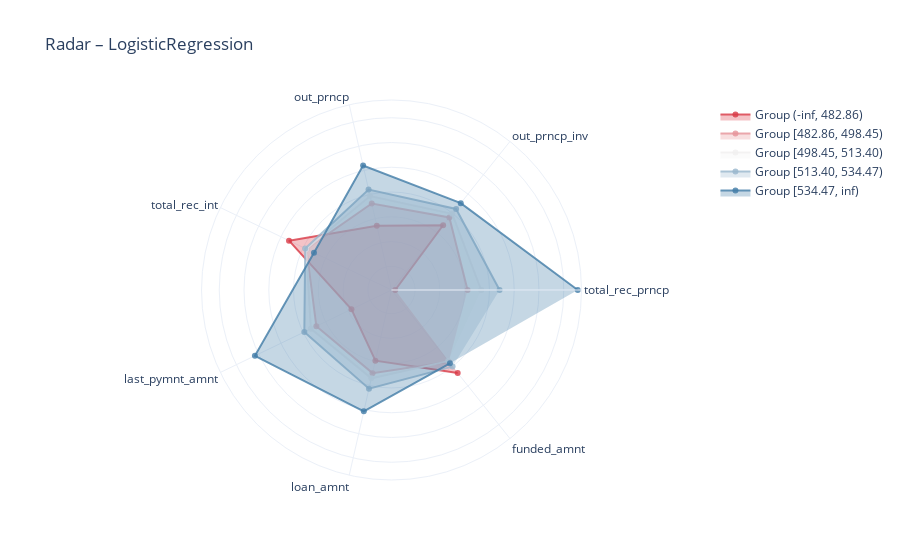
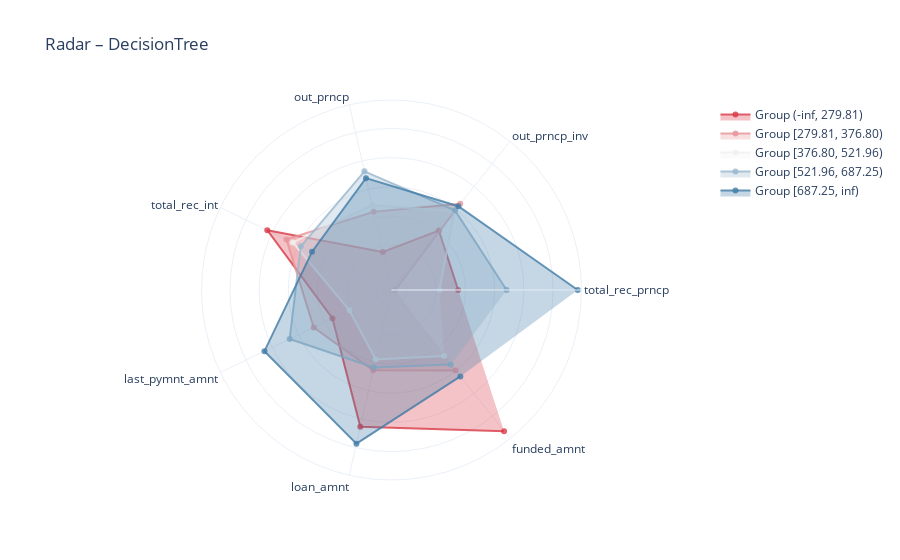
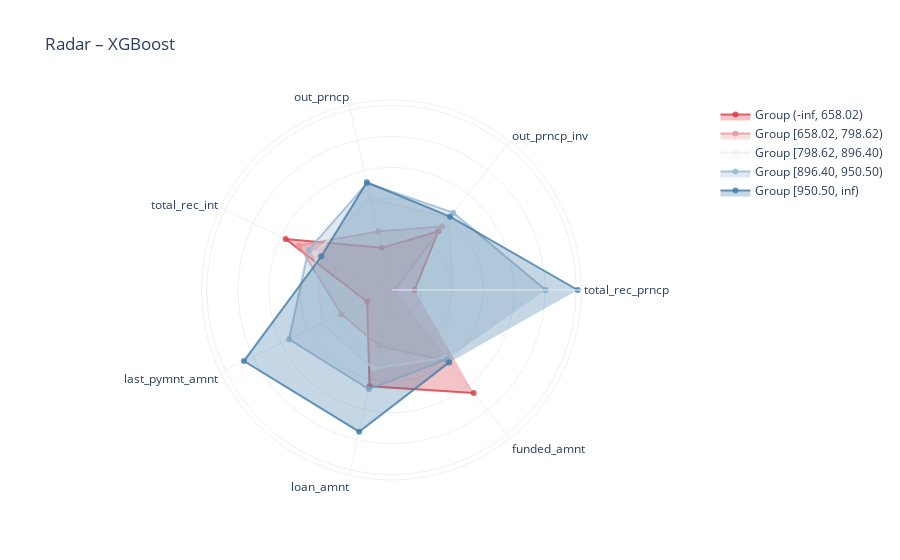
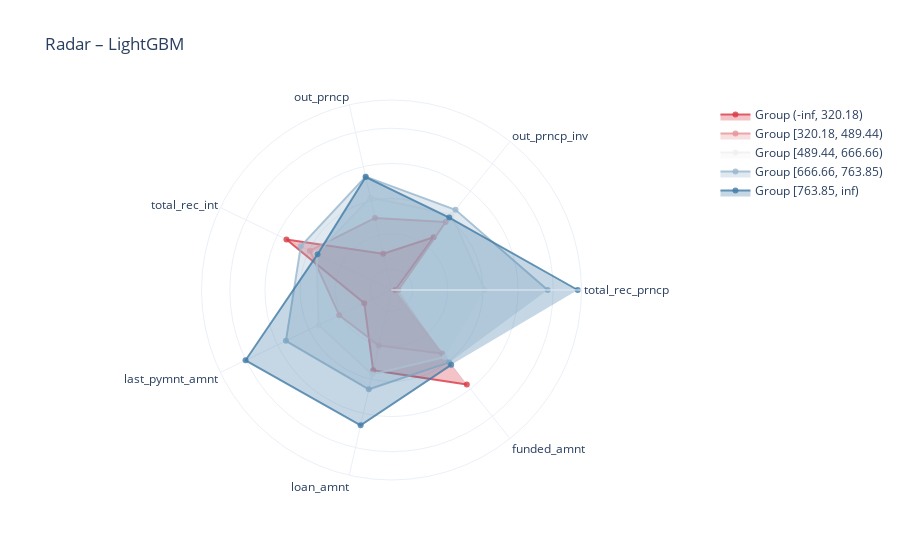

Notebook code for these charts, in order:
### Code cell
# --------------------------------------------------
# 9. LOOP DE TREINO + AVALIAÇÃO COM BinaryPerformanceEvaluator
# --------------------------------------------------
results = {}
for name, model in models.items():
    print(f"\n🔹  Treinando {name}")
    model.fit(X_train, y_train)

    evaluator = BinaryPerformanceEvaluator(
        model=model,
        df_train=df_train,
        df_test=df_test,
        target_col=TARGET,
        id_cols=["id"],
        date_col="date",
        homogeneous_group="auto",
    )

    metrics = evaluator.compute_metrics()
    results[name] = metrics

    radar = evaluator.plot_group_radar()
    radar.update_layout(title=f"Radar – {name}")
    radar.show()

# (opcional) métricas comparativas
#all_metrics = pd.concat(results, names=["model"])
#display(all_metrics)

### Figure 1 — Plotly figure (JSON) as saved in the notebook; plotly's stock layout.template omitted (floating-point values rounded to 4 significant figures)
{"data": [{"fill": "toself", "fillcolor": "rgba(217,58,70,0.3)", "line": {"color": "rgba(217,58,70,0.8)"}, "name": "Group (-inf, 482.86)", "r": [-0.7605, -0.1224, -0.2586, 0.1276, -0.432, -0.2057, 0.06618], "theta": ["total_rec_prncp", "out_prncp_inv", "out_prncp", "total_rec_int", "last_pymnt_amnt", "loan_amnt", "funded_amnt"], "type": "scatterpolar"}, {"fill": "toself", "fillcolor": "rgba(230,148,154,0.3)", "line": {"color": "rgba(230,148,154,0.8)"}, "name": "Group [482.86, 498.45)", "r": [-0.1766, -0.04145, -0.07487, -0.0285, -0.1173, -0.1022, -0.05007], "theta": ["total_rec_prncp", "out_prncp_inv", "out_prncp", "total_rec_int", "last_pymnt_amnt", "loan_amnt", "funded_amnt"], "type": "scatterpolar"}, {"fill": "toself", "fillcolor": "rgba(242,241,241,0.3)", "line": {"color": "rgba(242,241,241,0.8)"}, "name": "Group [498.45, 513.40)", "r": [-0.06638, -0.004041, -0.01292, -0.02562, -0.06795, -0.05915, -0.05633], "theta": ["total_rec_prncp", "out_prncp_inv", "out_prncp", "total_rec_int", "last_pymnt_amnt", "loan_amnt", "funded_amnt"], "type": "scatterpolar"}, {"fill": "toself", "fillcolor": "rgba(153,183,205,0.3)", "line": {"color": "rgba(153,183,205,0.8)"}, "name": "Group [513.40, 534.47)", "r": [0.08187, 0.04581, 0.04132, -0.01738, -0.0094, 0.02613, 0.0002773], "theta": ["total_rec_prncp", "out_prncp_inv", "out_prncp", "total_rec_int", "last_pymnt_amnt", "loan_amnt", "funded_amnt"], "type": "scatterpolar"}, {"fill": "toself", "fillcolor": "rgba(65,124,167,0.3)", "line": {"color": "rgba(65,124,167,0.8)"}, "name": "Group [534.47, inf)", "r": [0.713, 0.1063, 0.2397, -0.09601, 0.4333, 0.2143, -0.03415], "theta": ["total_rec_prncp", "out_prncp_inv", "out_prncp", "total_rec_int", "last_pymnt_amnt", "loan_amnt", "funded_amnt"], "type": "scatterpolar"}], "layout": {"polar": {"radialaxis": {"showticklabels": false}}, "title": {"text": "Radar – LogisticRegression"}}}

### Figure 2 — Plotly figure (JSON) as saved in the notebook; plotly's stock layout.template omitted (floating-point values rounded to 4 significant figures)
{"data": [{"fill": "toself", "fillcolor": "rgba(217,58,70,0.3)", "line": {"color": "rgba(217,58,70,0.8)"}, "name": "Group (-inf, 279.81)", "r": [-0.2501, -0.1858, -0.4397, 0.2377, -0.2579, 0.2536, 0.5299], "theta": ["total_rec_prncp", "out_prncp_inv", "out_prncp", "total_rec_int", "last_pymnt_amnt", "loan_amnt", "funded_amnt"], "type": "scatterpolar"}, {"fill": "toself", "fillcolor": "rgba(230,148,154,0.3)", "line": {"color": "rgba(230,148,154,0.8)"}, "name": "Group [279.81, 376.80)", "r": [-0.6812, 0.04787, -0.1571, 0.09237, -0.1151, -0.143, -0.002366], "theta": ["total_rec_prncp", "out_prncp_inv", "out_prncp", "total_rec_int", "last_pymnt_amnt", "loan_amnt", "funded_amnt"], "type": "scatterpolar"}, {"fill": "toself", "fillcolor": "rgba(242,241,241,0.3)", "line": {"color": "rgba(242,241,241,0.8)"}, "name": "Group [376.80, 521.96)", "r": [-0.3781, -0.01661, -0.1116, 0.04421, -0.3864, -0.2185, -0.1294], "theta": ["total_rec_prncp", "out_prncp_inv", "out_prncp", "total_rec_int", "last_pymnt_amnt", "loan_amnt", "funded_amnt"], "type": "scatterpolar"}, {"fill": "toself", "fillcolor": "rgba(153,183,205,0.3)", "line": {"color": "rgba(153,183,205,0.8)"}, "name": "Group [521.96, 687.25)", "r": [0.08181, -0.009345, 0.1268, -0.01724, 0.06756, -0.162, -0.05446], "theta": ["total_rec_prncp", "out_prncp_inv", "out_prncp", "total_rec_int", "last_pymnt_amnt", "loan_amnt", "funded_amnt"], "type": "scatterpolar"}, {"fill": "toself", "fillcolor": "rgba(65,124,167,0.3)", "line": {"color": "rgba(65,124,167,0.8)"}, "name": "Group [687.25, inf)", "r": [0.5692, 0.0275, 0.07905, -0.1025, 0.2592, 0.3731, 0.05018], "theta": ["total_rec_prncp", "out_prncp_inv", "out_prncp", "total_rec_int", "last_pymnt_amnt", "loan_amnt", "funded_amnt"], "type": "scatterpolar"}], "layout": {"polar": {"radialaxis": {"showticklabels": false}}, "title": {"text": "Radar – DecisionTree"}}}

### Figure 3 — Plotly figure (JSON) as saved in the notebook; plotly's stock layout.template omitted (floating-point values rounded to 4 significant figures)
{"data": [{"fill": "toself", "fillcolor": "rgba(217,58,70,0.3)", "line": {"color": "rgba(217,58,70,0.8)"}, "name": "Group (-inf, 658.02)", "r": [-0.4407, -0.105, -0.3113, 0.1675, -0.4157, 0.04644, 0.2598], "theta": ["total_rec_prncp", "out_prncp_inv", "out_prncp", "total_rec_int", "last_pymnt_amnt", "loan_amnt", "funded_amnt"], "type": "scatterpolar"}, {"fill": "toself", "fillcolor": "rgba(230,148,154,0.3)", "line": {"color": "rgba(230,148,154,0.8)"}, "name": "Group [658.02, 798.62)", "r": [-0.5656, -0.06584, -0.2035, 0.07221, -0.2312, -0.223, -0.00103], "theta": ["total_rec_prncp", "out_prncp_inv", "out_prncp", "total_rec_int", "last_pymnt_amnt", "loan_amnt", "funded_amnt"], "type": "scatterpolar"}, {"fill": "toself", "fillcolor": "rgba(242,241,241,0.3)", "line": {"color": "rgba(242,241,241,0.8)"}, "name": "Group [798.62, 896.40)", "r": [-0.1973, 0.005228, 0.01626, -0.04115, -0.09334, -0.06932, -0.03167], "theta": ["total_rec_prncp", "out_prncp_inv", "out_prncp", "total_rec_int", "last_pymnt_amnt", "loan_amnt", "funded_amnt"], "type": "scatterpolar"}, {"fill": "toself", "fillcolor": "rgba(153,183,205,0.3)", "line": {"color": "rgba(153,183,205,0.8)"}, "name": "Group [896.40, 950.50)", "r": [0.4034, 0.04789, 0.1161, 0.003509, 0.1431, 0.06627, -0.01822], "theta": ["total_rec_prncp", "out_prncp_inv", "out_prncp", "total_rec_int", "last_pymnt_amnt", "loan_amnt", "funded_amnt"], "type": "scatterpolar"}, {"fill": "toself", "fillcolor": "rgba(65,124,167,0.3)", "line": {"color": "rgba(65,124,167,0.8)"}, "name": "Group [950.50, inf)", "r": [0.6103, 0.01471, 0.1225, -0.08835, 0.4659, 0.3467, 0.006864], "theta": ["total_rec_prncp", "out_prncp_inv", "out_prncp", "total_rec_int", "last_pymnt_amnt", "loan_amnt", "funded_amnt"], "type": "scatterpolar"}], "layout": {"polar": {"radialaxis": {"showticklabels": false}}, "title": {"text": "Radar – XGBoost"}}}

### Figure 4 — Plotly figure (JSON) as saved in the notebook; plotly's stock layout.template omitted (floating-point values rounded to 4 significant figures)
{"data": [{"fill": "toself", "fillcolor": "rgba(217,58,70,0.3)", "line": {"color": "rgba(217,58,70,0.8)"}, "name": "Group (-inf, 320.18)", "r": [-0.499, -0.1367, -0.3083, 0.1433, -0.348, -0.05128, 0.1672], "theta": ["total_rec_prncp", "out_prncp_inv", "out_prncp", "total_rec_int", "last_pymnt_amnt", "loan_amnt", "funded_amnt"], "type": "scatterpolar"}, {"fill": "toself", "fillcolor": "rgba(230,148,154,0.3)", "line": {"color": "rgba(230,148,154,0.8)"}, "name": "Group [320.18, 489.44)", "r": [-0.4812, -0.02615, -0.09971, -0.004215, -0.1899, -0.1958, -0.05813], "theta": ["total_rec_prncp", "out_prncp_inv", "out_prncp", "total_rec_int", "last_pymnt_amnt", "loan_amnt", "funded_amnt"], "type": "scatterpolar"}, {"fill": "toself", "fillcolor": "rgba(242,241,241,0.3)", "line": {"color": "rgba(242,241,241,0.8)"}, "name": "Group [489.44, 666.66)", "r": [0.01033, 0.02795, 0.01993, -0.04634, -0.05964, -0.02786, -0.03271], "theta": ["total_rec_prncp", "out_prncp_inv", "out_prncp", "total_rec_int", "last_pymnt_amnt", "loan_amnt", "funded_amnt"], "type": "scatterpolar"}, {"fill": "toself", "fillcolor": "rgba(153,183,205,0.3)", "line": {"color": "rgba(153,183,205,0.8)"}, "name": "Group [666.66, 763.85)", "r": [0.3684, 0.06391, 0.1419, 0.05262, 0.1468, 0.05947, 0.006723], "theta": ["total_rec_prncp", "out_prncp_inv", "out_prncp", "total_rec_int", "last_pymnt_amnt", "loan_amnt", "funded_amnt"], "type": "scatterpolar"}, {"fill": "toself", "fillcolor": "rgba(65,124,167,0.3)", "line": {"color": "rgba(65,124,167,0.8)"}, "name": "Group [763.85, inf)", "r": [0.5398, 0.006745, 0.1392, -0.05279, 0.4017, 0.2697, 0.02446], "theta": ["total_rec_prncp", "out_prncp_inv", "out_prncp", "total_rec_int", "last_pymnt_amnt", "loan_amnt", "funded_amnt"], "type": "scatterpolar"}], "layout": {"polar": {"radialaxis": {"showticklabels": false}}, "title": {"text": "Radar – LightGBM"}}}
